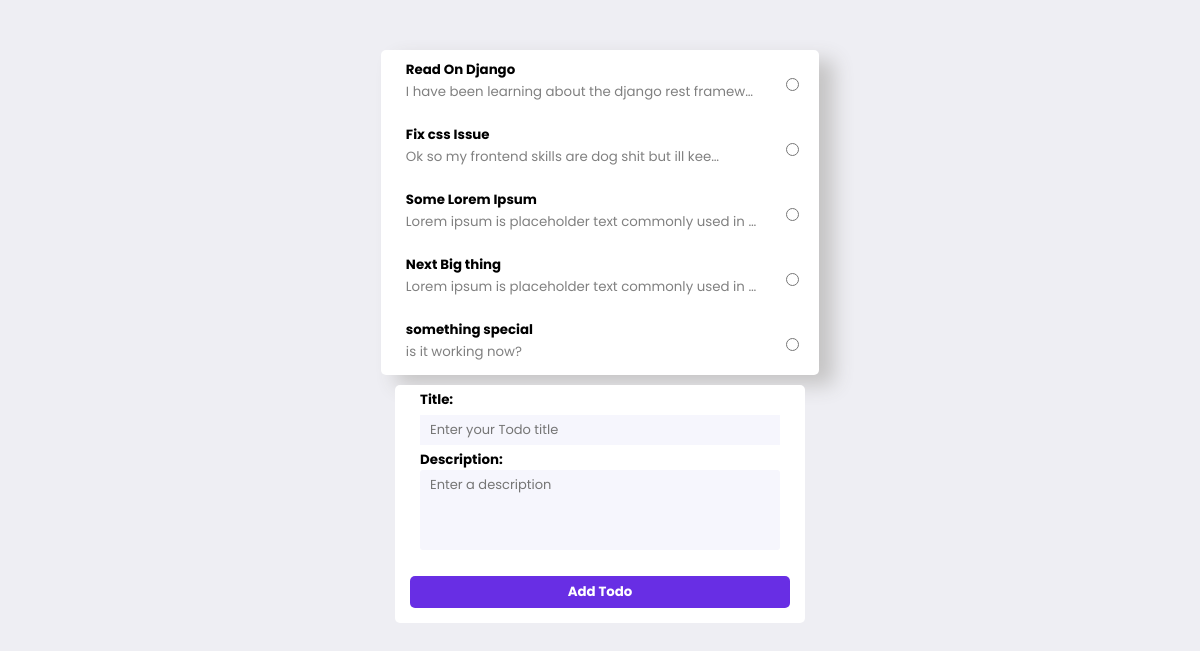
The app's page /, older data.
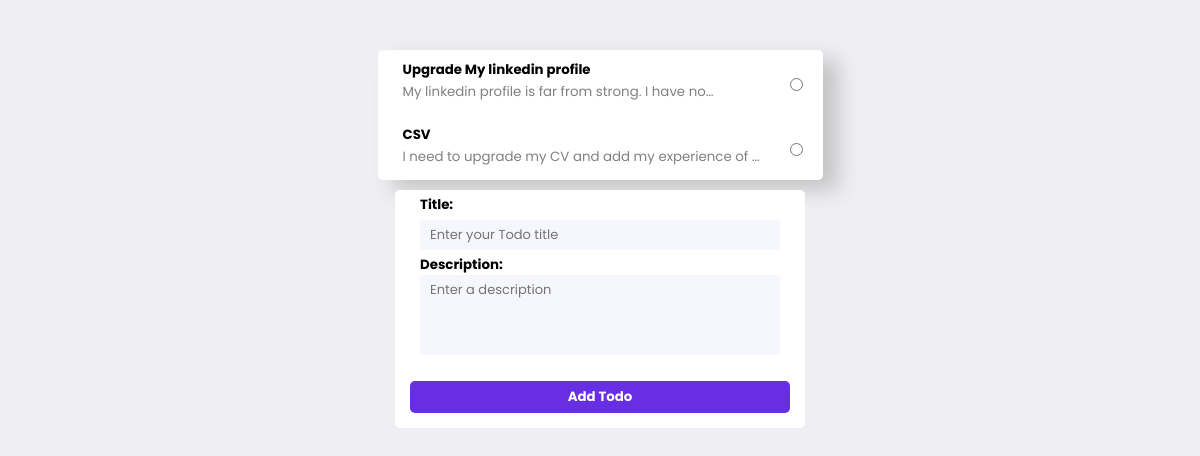
The same page, newer data.
### todo/models.py (models this page shows, shortened)
class Todo(models.Model):
    title = models.CharField(max_length=100, blank=False, null=False)
    description = models.TextField(blank=True, null=True)
    created = models.DateTimeField(auto_now_add=True)
    last_updated = models.DateField(auto_now=True)

### todo/views.py (the view)
# urls.py: path('', todoList, name="todo-list"),
def todoList(request, pk=None):
    form = TodoForm()
    target = request.session['target'] = pk
    if target != None:
        todo = Todo.objects.get(pk=target)
        form = TodoForm(instance=todo)
    if(request.method == "GET"):
        set = Todo.objects.all()
        query_set = set[:5]
        context = {"form": form, "todos": query_set}
        return render(request, "todo.html", context)

### todo/form.py
class TodoForm(ModelForm):
    def __init__(self, *args, **kwargs):
        super().__init__(*args, **kwargs)
        self.fields['title'].widget.attrs.update({'class':'text-title', 'placeholder':'Enter your Todo title'})
        self.fields['description'].widget.attrs.update({'class':'text-space', 'placeholder':'Enter a description'})
    class Meta:
        model = Todo
        fields = "__all__"

### templates/todo.html (shortened to what this page needs)
{% extends 'base.html' %}
{% block content %}
<div class="todo-wrapper">
    {% for todo in todos %}
    <div class="todo-item-parent">
        <div class="todo-item">
            <strong>
                <a href="{% url 'edit-todo' todo.id %}">
                    {{todo.title}}
                </a>
            </strong>
            <p class="descript">{{todo.description|truncatechars:50}}</p>
        </div>
        <input type="radio" name="" id="" class="radio">
    </div>
    {% endfor %}
</div>
<div class="container">
    <form action="{% url 'create' %}" method="POST">
        {{form}}
        <input type="submit" class="new-todo" value="Add Todo">
    </form>
</div>
{% endblock content%}

### templates/base.html (shortened to what this page needs)
{% load static %}
<!DOCTYPE html>
<html lang="en">
<head>
    <link rel="stylesheet" href="{% static 'main.css'%}">
</head>
<body>
    {% block content %}
    {% endblock content %}
</body>
</html>

### static/main.css (style rules this page uses)
body { background-color: #EEEEF3; font-family: 'Poppins'; font-size: smaller; }
.todo-wrapper { box-shadow: 15px 10px 20px rgb(197, 196, 196); width: fit-content; background-color: #FFFFFF; padding: 20px, 5px, 20px, 5px; border-radius: 5px; margin-left: auto; margin-right: auto; margin-top: 50px; }
.todo-item { max-width: 500px; padding-left: 25px; padding-right: 25px; padding-top: 10px; padding-bottom: 8px; }
.todo-item-parent { display: flex; justify-content: space-between; align-items: center; }
.descript { color: grey; margin-top: 2px; margin-bottom: 5px; }
.new-todo { width: 95%; margin-left: 2.5%; margin-right: 2.5%; margin-top: 10px; margin-bottom: 10px; box-sizing: border-box; padding-top: 5px; padding-bottom: 5px; background-color: #682EE4; border: solid 1px transparent; border-radius: 5px; color: white; font-family: 'poppins'; font-weight: bold; }
.text-space { height: 70px; margin-bottom: 10px; width: 85%; margin-left: 5%; margin-right: 5%; border-radius: 3px; resize: none; font-family: 'Poppins'; border: none; font-size: small; background-color: #f6f6fd; padding: 5px 2.5%; }
.text-title { width: 85%; margin: 5px 5%; font-family: 'Poppins'; border: none; font-size: small; background-color: #f6f6fd; padding: 5px 2.5%; }
.container { border-radius: 5px; padding: 5px; background-color: white; min-width: 200px; max-width: 400px; margin: 10px auto; }
label { margin: 0px 5%; font-family: 'poppins'; font-weight: bold; }
.radio { margin-right: 20px; }
a { text-decoration: none; color: black; }

Row changes from the older to the newer data that the page shows:
removed Todo: title "Read On Django", description "I have been learning about the django rest framew…"
removed Todo: title "Fix css Issue", description "Ok so my frontend skills are dog shit but ill kee…"
removed Todo: title "Some Lorem Ipsum", description "Lorem ipsum is placeholder text commonly used in …"
removed Todo: title "Next Big thing", description "Lorem ipsum is placeholder text commonly used in …"
removed Todo: title "something special", description "is it working now?"
added Todo: title "Upgrade My linkedin profile", description "My linkedin profile is far from strong. I have no…"
added Todo: title "CSV", description "I need to upgrade my CV and add my experience of …"
